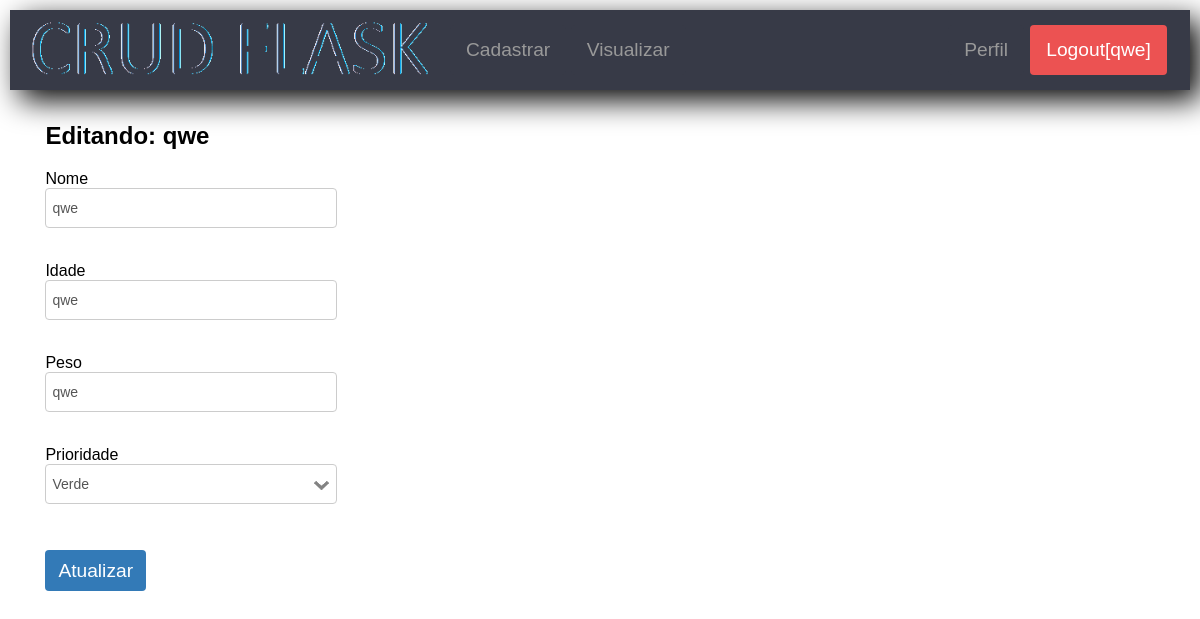
The app's page /update/qwe/1 (signed in), older data.
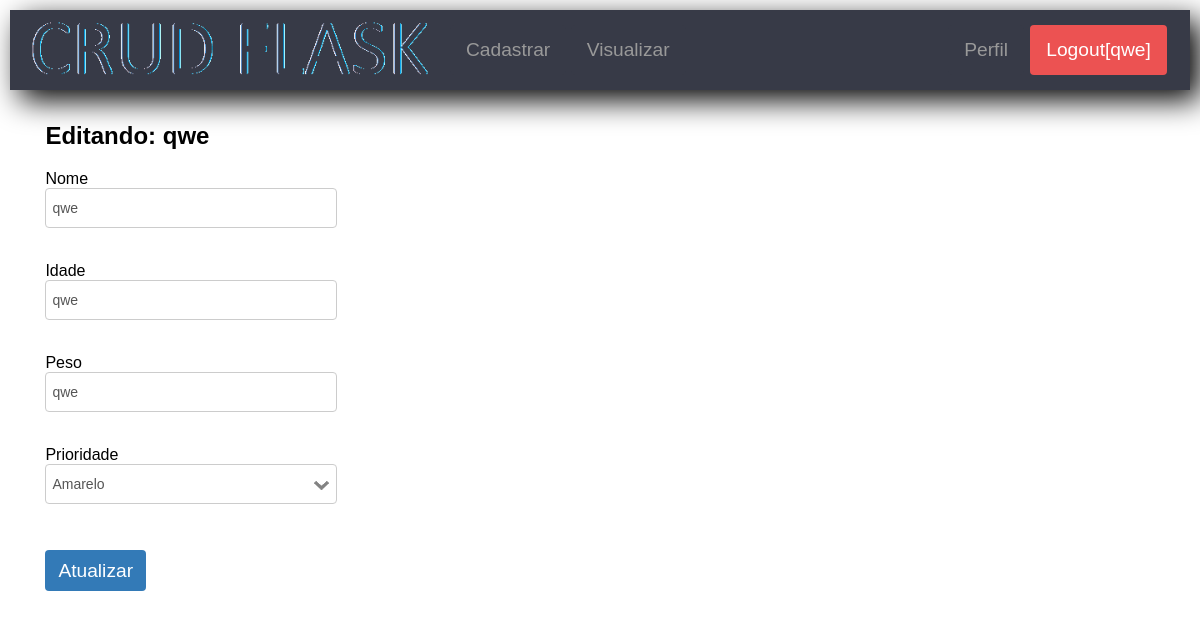
The same page, newer data.
### app/models.py (models this page shows, shortened)
class Coisa(db.Model):
    id = db.Column(db.Integer, primary_key=True)
    name = db.Column(db.String(64))
    age = db.Column(db.String(5))
    weight = db.Column(db.String(5))
    priority = db.Column(db.String(20))
    user_id = db.Column(db.Integer, db.ForeignKey('user.id'))

### app/routes.py (the view)
@app.route("/update/<name>/<cid>", methods=['GET', 'POST'])
@login_required
def update(name, cid):
    if current_user.permissions == 'update' or 'crud':
        coisa = Coisa.query.filter_by(id=cid, name=name,
                                      user_id=current_user.id).first()
        form = CoisaForm()
        if form.validate_on_submit():
            if coisa.name != form.name.data:
                coisa.name = form.name.data
            if coisa.age != form.age.data:
                coisa.age = form.age.data
            if coisa.weight != form.weight.data:
                coisa.weight = form.weight.data
            if coisa.priority != form.priority.data:
                coisa.priority = form.priority.data
            db.session.commit()
            flash('Atualizado com sucesso')
            return redirect(url_for('read'))
        elif request.method == 'GET':
            form.name.data = coisa.name
            form.age.data = coisa.age
            form.weight.data = coisa.weight
            form.priority.data = coisa.priority
        return render_template('edit_data.html', coisas=coisa,
                               form=form)
    return redirect(url_for('read'))

### app/forms.py
class CoisaForm(FlaskForm):
    name = StringField('Nome', validators=[DataRequired()],
                       render_kw={"placeholder": "Nome",
                                  "class": "form"})
    age = StringField('Idade', validators=[DataRequired()],
                      render_kw={"placeholder": "Idade",
                                 "class": "form"})
    weight = StringField('Peso', validators=[DataRequired()],
                         render_kw={"placeholder": "em Kg",
                                    "class": "form"})
    priority = SelectField('Prioridade',
                           choices=[('verde', 'Verde'),
                                    ('amarelo', 'Amarelo'),
                                    ('vermelho', 'Vermelho')],
                           render_kw={"class": "form form-dropdown"})
    submit = SubmitField('Cadastrar',
                         render_kw={"class": "btn-blue"})

### app/models.py (called while the page is built)
@login.user_loader
def load_user(id):
    return User.query.get(int(id))

### app/routes.py (called while the page is built)
@app.before_request
def before_request():
    if current_user.is_authenticated:
        current_user.last_seen = datetime.utcnow()
        db.session.commit()
    g.locale = str(get_locale())

### app/templates/edit_data.html (shortened to what this page needs)
{% extends "index.html" %}
{% block content %}
<h2>Editando: {{ coisas.name }}</h2>
<form action="" method="post">
    <div>
        <div>
        <p>
          {{ form.name.label() }}<br>
          {{ form.name() }}<br>
        </p>
        <p>
          {{ form.age.label() }}<br>
          {{ form.age() }}<br>
        </p>
    </div>
      <div>
        <p>
          {{ form.weight.label() }}<br>
          {{ form.weight() }}<br>
        </p>
        <p>
        <div>
          {{ form.priority.label() }}<br>
          {{ form.priority()}}<br>
        </div>
      </div>
    </div>
        <br>{{ form.submit(value='Atualizar') }}
</form>
{% endblock %}

Row changes from the older to the newer data that the page shows:
changed Coisa "qwe": priority "Verde" → "Amarelo"
